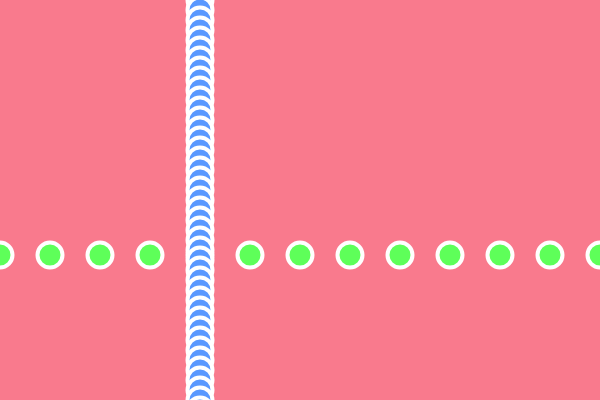
Frame 1 (no input)
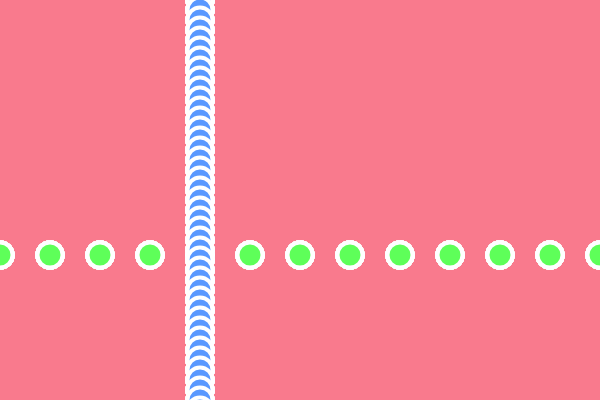
Frame 60 (no input)
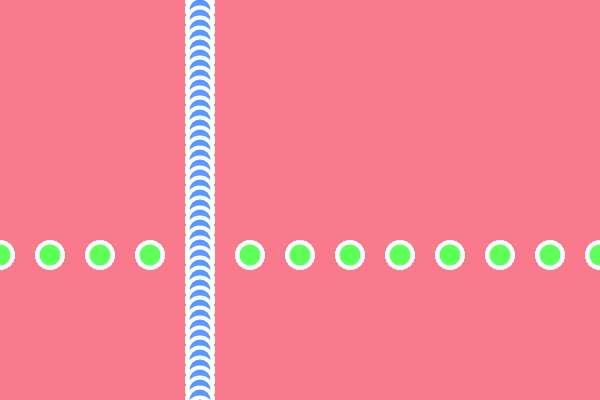
Frame 120 (the mouse pressed at the canvas centre since frame 60)

The p5.js sketch that drew these frames (run headless with seeded random() and noise() and a simulated clock; from frame 60 on, the mouse is pressed at the canvas centre):

// p5.js sketch
// ── sketch.js
function setup(){
    createCanvas(600,400);
    background(249,122,141);
}

function draw(){
    strokeWeight(4);
    stroke(255);
    
    var x= 0;
    while(x<650){
        fill(94, 255, 89);
         ellipse(x,  255,25, 25);
         x = x + 50;
    }
    
    for(var x =0; x < 650; x = x + 10){
        fill(89, 152, 255);
        ellipse(200, x, 25, 25);
    }
  
}
